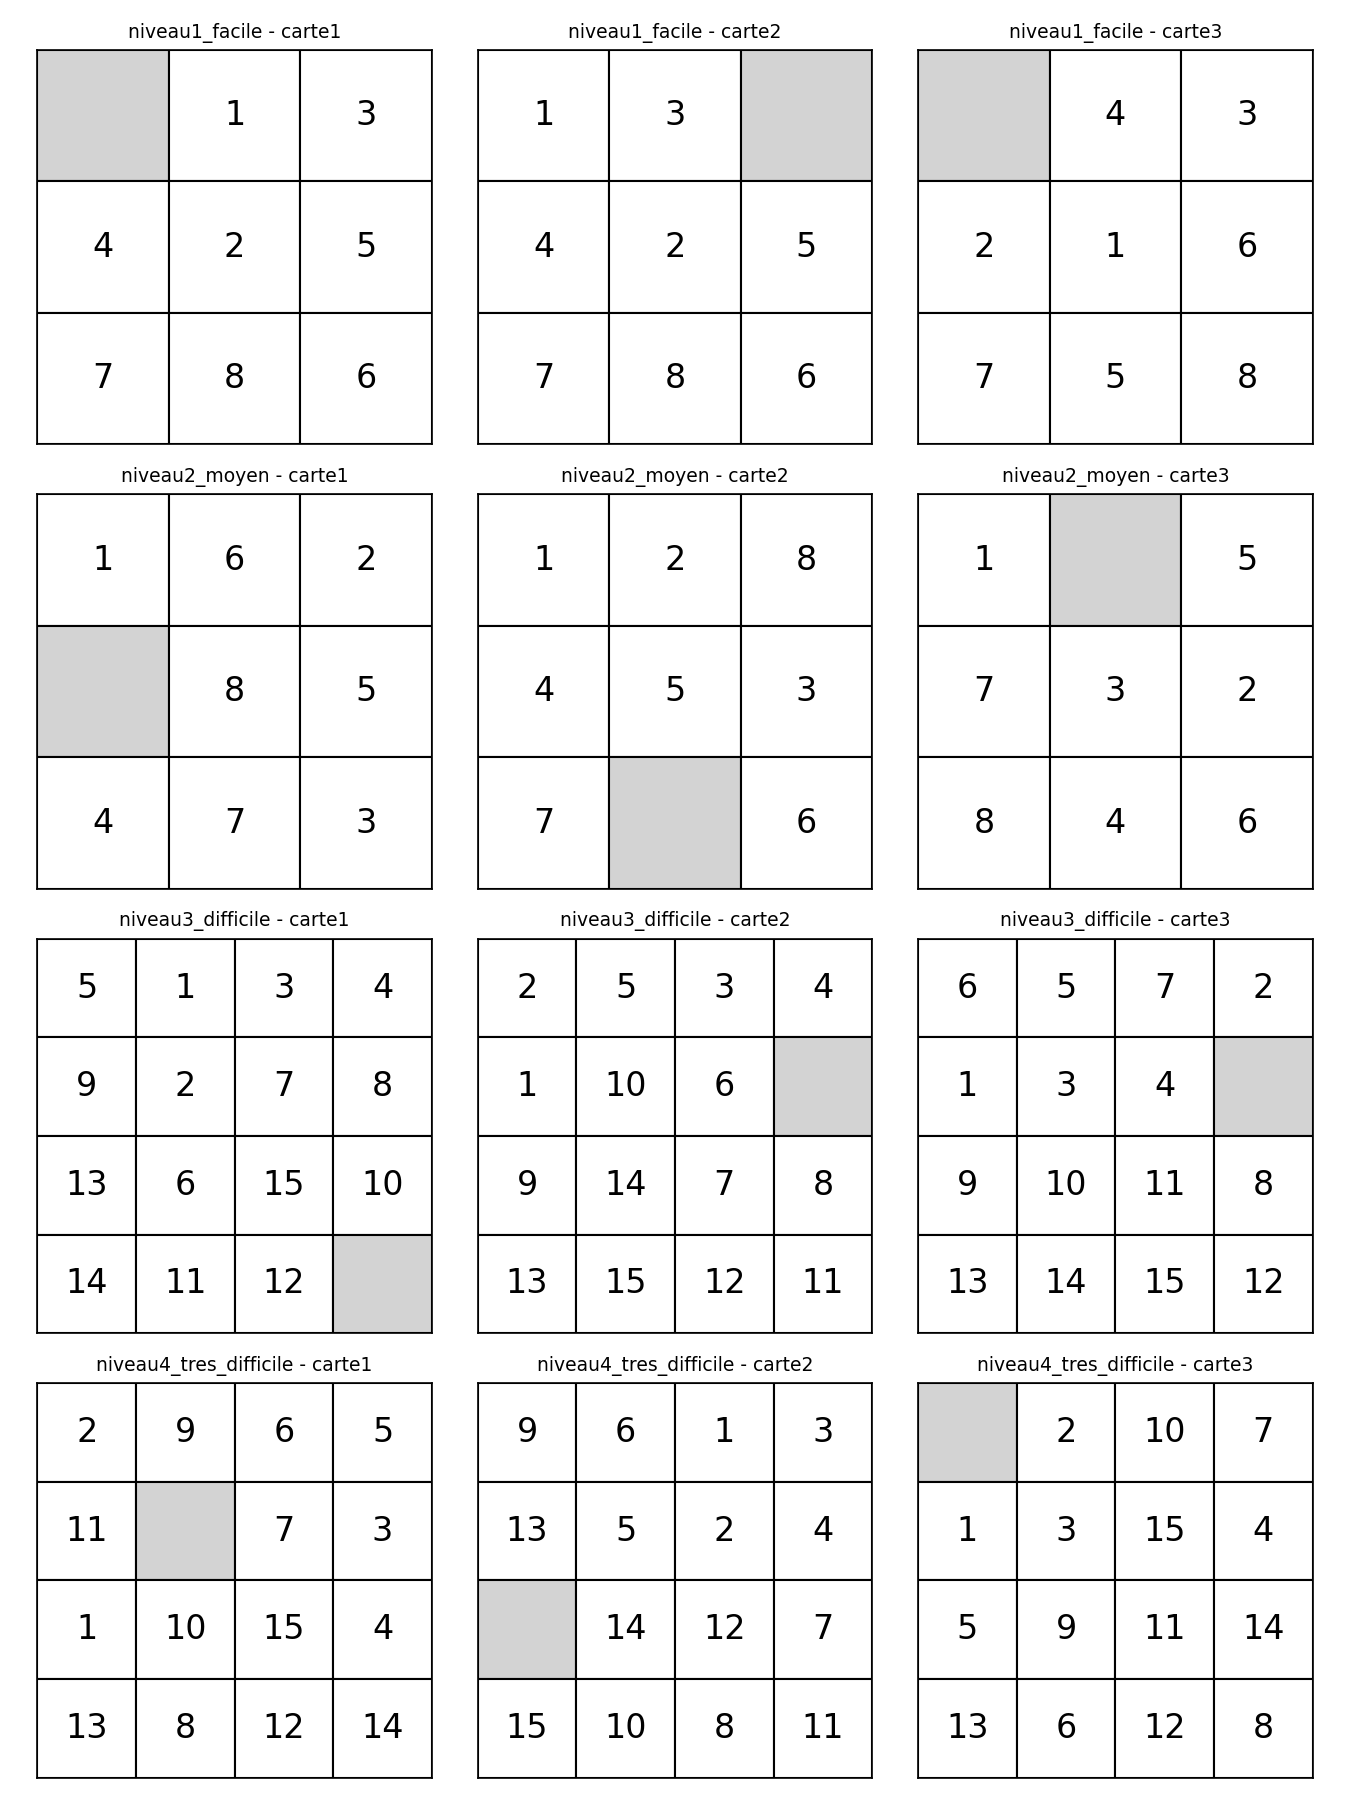

Reproduce this figure in Python.
import matplotlib.pyplot as plt

from Jeux.Taquin.probleme_taquin import charger_depuis_fichier
from Resultat.outils.dessiner_taquin import dessiner_taquin

NIVEAUX = ["niveau1_facile", "niveau2_moyen", "niveau3_difficile", "niveau4_tres_difficile"]
NUMEROS = [1, 2, 3]

fig, axes = plt.subplots(len(NIVEAUX), len(NUMEROS), figsize=(9, 12))

for ligne, niveau in enumerate(NIVEAUX):
    for colonne, numero in enumerate(NUMEROS):
        chemin_fichier = f"Jeux/Taquin/exemples/{niveau}/carte{numero}.txt"
        probleme = charger_depuis_fichier(chemin_fichier)
        ax = axes[ligne][colonne]
        dessiner_taquin(probleme, ax=ax)
        ax.set_title(f"{niveau} - carte{numero}", fontsize=9)

CHEMIN_IMAGE = "Resultat/Taquin/A_etoile/apercu_cartes.png"
plt.tight_layout()
plt.savefig(CHEMIN_IMAGE, dpi=150)
plt.close(fig)
print(f"Aperçu enregistré dans {CHEMIN_IMAGE}")
